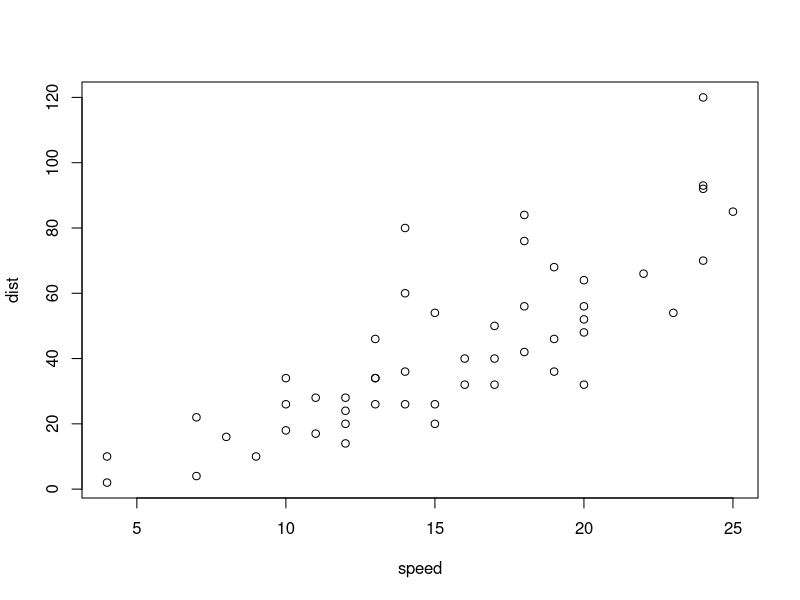
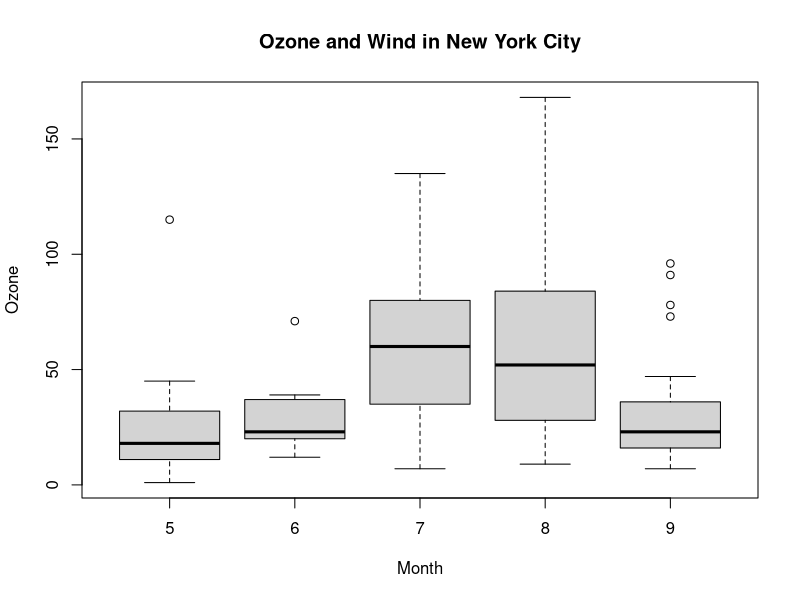
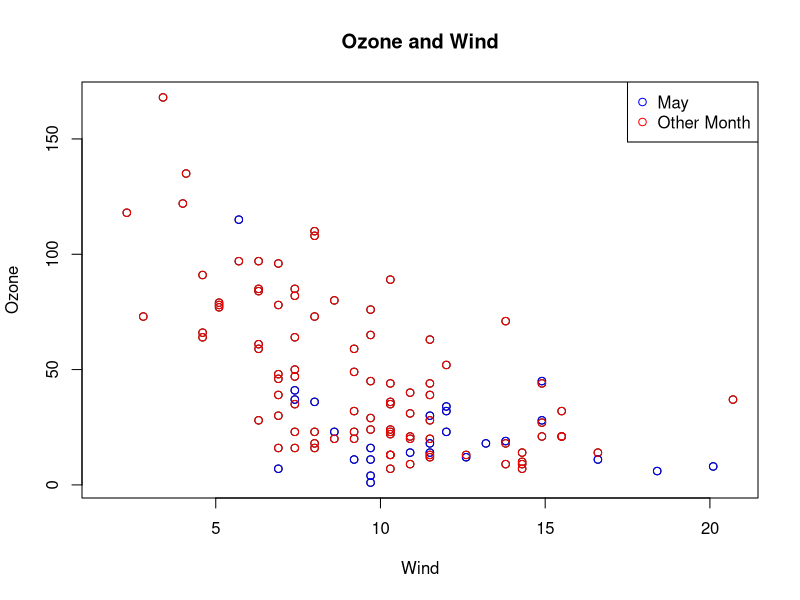
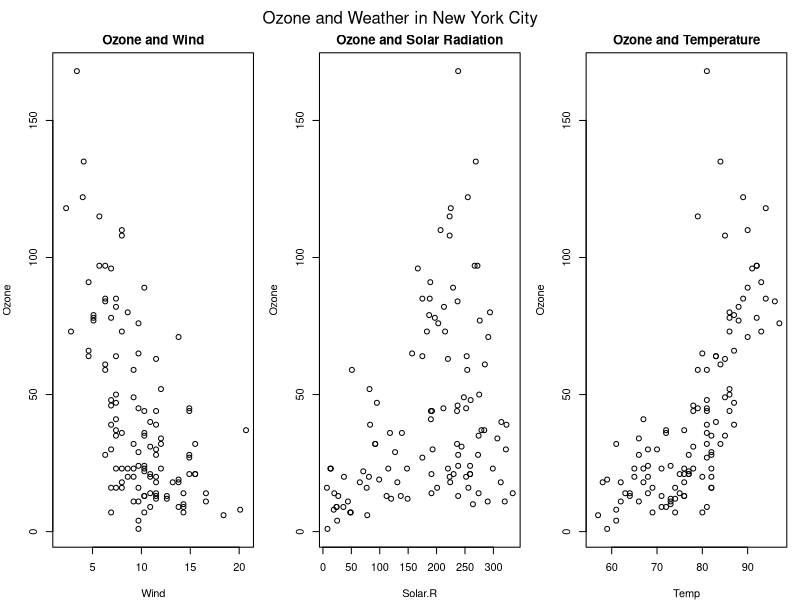

The R source for these figures, in order:
library(datasets)
data(cars)
with(cars, plot(speed, dist))

data(airquality)
airquality$Month_level = factor(airquality$Month)
boxplot(Ozone ~ Month, airquality, xlab='Month', ylab='Ozone')
title(main = "Ozone and Wind in New York City") ## Add a title

with(airquality, plot(Wind, Ozone, main='Ozone and Wind'))
with(subset(airquality, Month==5), points(Wind, Ozone, col='blue'))
with(subset(airquality, Month!=5), points(Wind, Ozone, col='red'))
legend('topright', pch=1, col=c('blue', 'red'), legend=c('May', 'Other Month'))


par(mfrow = c(1, 3), mar = c(4, 4, 2, 1), oma = c(0, 0, 2, 0))
with(airquality, {
    plot(Wind, Ozone, main = "Ozone and Wind")
    plot(Solar.R, Ozone, main = "Ozone and Solar Radiation")
    plot(Temp, Ozone, main = "Ozone and Temperature")
    mtext("Ozone and Weather in New York City", outer = TRUE)
})